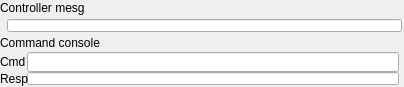
   <widget class="caFrame" name="caFrame_16">
    <property name="geometry">
     <rect>
      <x>5</x>
      <y>593</y>
      <width>404</width>
      <height>87</height>
     </rect>
    </property>
    <widget class="caLineEdit" name="caLineEdit_10">
     <property name="geometry">
      <rect>
       <x>7</x>
       <y>19</y>
       <width>395</width>
       <height>13</height>
      </rect>
     </property>
     <property name="alignment">
      <set>Qt::AlignAbsolute|Qt::AlignLeading|Qt::AlignLeft|Qt::AlignVCenter</set>
     </property>
     <property name="channel" stdset="0">
      <string>$(DMC)ERROR_MON</string>
     </property>
     <property name="foreground">
      <color>
       <red>0</red>
       <green>0</green>
       <blue>0</blue>
      </color>
     </property>
     <property name="background">
      <color>
       <red>212</red>
       <green>219</green>
       <blue>157</blue>
      </color>
     </property>
     <property name="colorMode">
      <enum>caLineEdit::Static</enum>
     </property>
     <property name="precisionMode">
      <enum>caLineEdit::Channel</enum>
     </property>
     <property name="limitsMode">
      <enum>caLineEdit::Channel</enum>
     </property>
     <property name="maxValue">
      <double>1.000000000000000</double>
     </property>
     <property name="minValue">
      <double>0.000000000000000</double>
     </property>
     <property name="fontScaleMode" stdset="0">
      <enum>caLineEdit::WidthAndHeight</enum>
     </property>
     <property name="formatType">
      <enum>caLineEdit::string</enum>
     </property>
    </widget>
    <widget class="caLabel" name="caLabel_33">
     <property name="geometry">
      <rect>
       <x>0</x>
       <y>35</y>
       <width>150</width>
       <height>15</height>
      </rect>
     </property>
     <property name="text">
      <string>Command console</string>
     </property>
     <property name="alignment">
      <set>Qt::AlignAbsolute|Qt::AlignLeading|Qt::AlignLeft|Qt::AlignVCenter</set>
     </property>
     <property name="fontScaleMode">
      <enum>ESimpleLabel::WidthAndHeight</enum>
     </property>
     <property name="foreground">
      <color>
       <red>0</red>
       <green>0</green>
       <blue>0</blue>
      </color>
     </property>
     <property name="background">
      <color alpha="0">
       <red>0</red>
       <green>0</green>
       <blue>0</blue>
      </color>
     </property>
     <property name="frameShape">
      <enum>QFrame::NoFrame</enum>
     </property>
    </widget>
    <widget class="caTextEntry" name="caTextEntry_0">
     <property name="geometry">
      <rect>
       <x>27</x>
       <y>52</y>
       <width>372</width>
       <height>20</height>
      </rect>
     </property>
     <property name="channel" stdset="0">
      <string>$(DMC)SEND_STR_CMD</string>
     </property>
     <property name="foreground">
      <color>
       <red>0</red>
       <green>0</green>
       <blue>0</blue>
      </color>
     </property>
     <property name="background">
      <color>
       <red>115</red>
       <green>223</green>
       <blue>255</blue>
      </color>
     </property>
     <property name="colorMode">
      <enum>caLineEdit::Static</enum>
     </property>
     <property name="precisionMode">
      <enum>caLineEdit::Channel</enum>
     </property>
     <property name="limitsMode">
      <enum>caLineEdit::Channel</enum>
     </property>
     <property name="maxValue">
      <double>1.000000000000000</double>
     </property>
     <property name="minValue">
      <double>0.000000000000000</double>
     </property>
     <property name="fontScaleMode" stdset="0">
      <enum>caLineEdit::WidthAndHeight</enum>
     </property>
     <property name="formatType">
      <enum>caLineEdit::decimal</enum>
     </property>
    </widget>
    <widget class="caLineEdit" name="caLineEdit_11">
     <property name="geometry">
      <rect>
       <x>27</x>
       <y>72</y>
       <width>372</width>
       <height>13</height>
      </rect>
     </property>
     <property name="alignment">
      <set>Qt::AlignAbsolute|Qt::AlignLeading|Qt::AlignLeft|Qt::AlignVCenter</set>
     </property>
     <property name="channel" stdset="0">
      <string>$(DMC)SEND_STR_MON</string>
     </property>
     <property name="foreground">
      <color>
       <red>0</red>
       <green>0</green>
       <blue>0</blue>
      </color>
     </property>
     <property name="background">
      <color>
       <red>212</red>
       <green>219</green>
       <blue>157</blue>
      </color>
     </property>
     <property name="colorMode">
      <enum>caLineEdit::Static</enum>
     </property>
     <property name="precisionMode">
      <enum>caLineEdit::Channel</enum>
     </property>
     <property name="limitsMode">
      <enum>caLineEdit::Channel</enum>
     </property>
     <property name="maxValue">
      <double>1.000000000000000</double>
     </property>
     <property name="minValue">
      <double>0.000000000000000</double>
     </property>
     <property name="fontScaleMode" stdset="0">
      <enum>caLineEdit::WidthAndHeight</enum>
     </property>
     <property name="formatType">
      <enum>caLineEdit::string</enum>
     </property>
    </widget>
    <widget class="caLabel" name="caLabel_34">
     <property name="geometry">
      <rect>
       <x>0</x>
       <y>54</y>
       <width>65</width>
       <height>15</height>
      </rect>
     </property>
     <property name="text">
      <string>Cmd</string>
     </property>
     <property name="alignment">
      <set>Qt::AlignAbsolute|Qt::AlignLeading|Qt::AlignLeft|Qt::AlignVCenter</set>
     </property>
     <property name="fontScaleMode">
      <enum>ESimpleLabel::WidthAndHeight</enum>
     </property>
     <property name="foreground">
      <color>
       <red>0</red>
       <green>0</green>
       <blue>0</blue>
      </color>
     </property>
     <property name="background">
      <color alpha="0">
       <red>0</red>
       <green>0</green>
       <blue>0</blue>
      </color>
     </property>
     <property name="frameShape">
      <enum>QFrame::NoFrame</enum>
     </property>
    </widget>
    <widget class="caLabel" name="caLabel_35">
     <property name="geometry">
      <rect>
       <x>0</x>
       <y>71</y>
       <width>65</width>
       <height>15</height>
      </rect>
     </property>
     <property name="text">
      <string>Resp</string>
     </property>
     <property name="alignment">
      <set>Qt::AlignAbsolute|Qt::AlignLeading|Qt::AlignLeft|Qt::AlignVCenter</set>
     </property>
     <property name="fontScaleMode">
      <enum>ESimpleLabel::WidthAndHeight</enum>
     </property>
     <property name="foreground">
      <color>
       <red>0</red>
       <green>0</green>
       <blue>0</blue>
      </color>
     </property>
     <property name="background">
      <color alpha="0">
       <red>0</red>
       <green>0</green>
       <blue>0</blue>
      </color>
     </property>
     <property name="frameShape">
      <enum>QFrame::NoFrame</enum>
     </property>
    </widget>
    <widget class="caLabel" name="caLabel_36">
     <property name="geometry">
      <rect>
       <x>0</x>
       <y>0</y>
       <width>150</width>
       <height>15</height>
      </rect>
     </property>
     <property name="text">
      <string>Controller mesg</string>
     </property>
     <property name="alignment">
      <set>Qt::AlignAbsolute|Qt::AlignLeading|Qt::AlignLeft|Qt::AlignVCenter</set>
     </property>
     <property name="fontScaleMode">
      <enum>ESimpleLabel::WidthAndHeight</enum>
     </property>
     <property name="foreground">
      <color>
       <red>0</red>
       <green>0</green>
       <blue>0</blue>
      </color>
     </property>
     <property name="background">
      <color alpha="0">
       <red>0</red>
       <green>0</green>
       <blue>0</blue>
      </color>
     </property>
     <property name="frameShape">
      <enum>QFrame::NoFrame</enum>
     </property>
    </widget>
   </widget>
